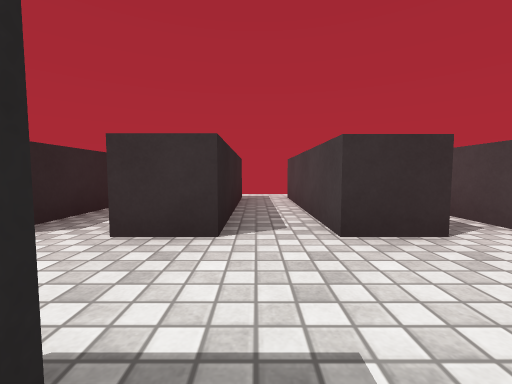
[1] (above)

19 first-person views from a walk through a Unity game level. The camera is 0.58 m above the floor, tilts 4° down and sees 90° across. The floor is counted in squares, 1 m on a side. Each view is taken from the middle of a square. On the plan, view 1 faces up. The plan holds only what a view shows up to about 9 squares ahead; the rest is blank. The place goes on beyond the plan. The player is left out. Surface patterns are stand-ins for the level's own textures.

[2]
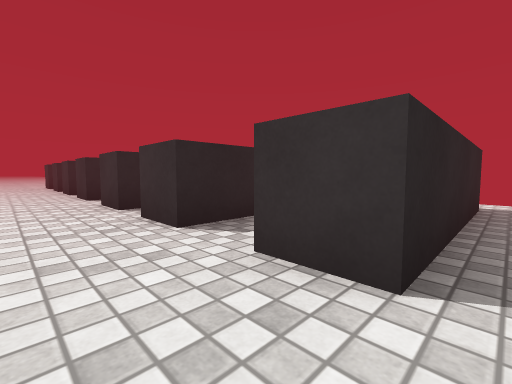

[3]
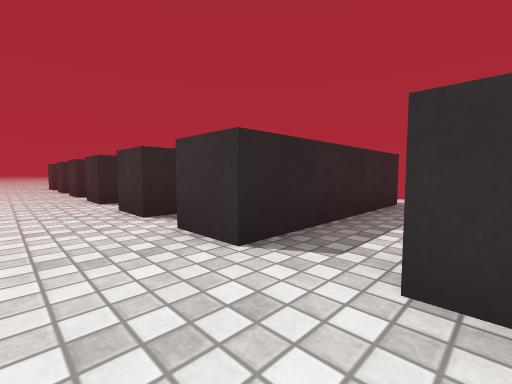

[4]
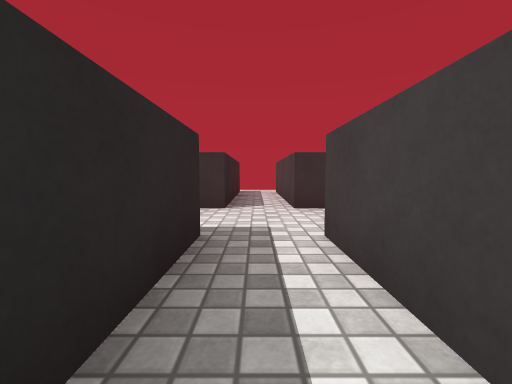

[5]
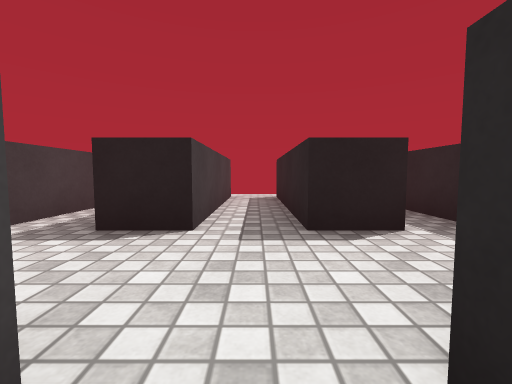

[6]
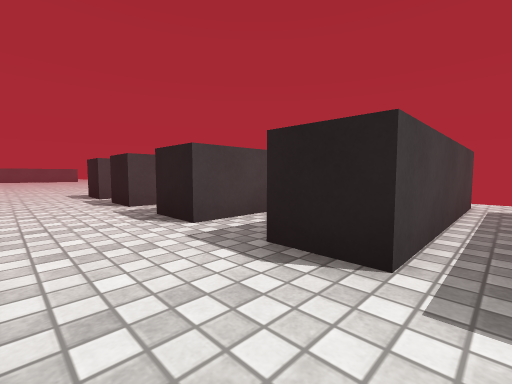

[7]
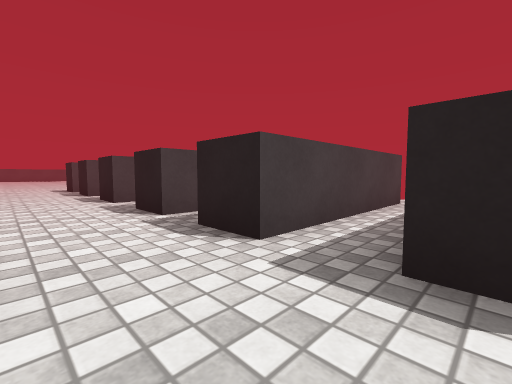

[8]
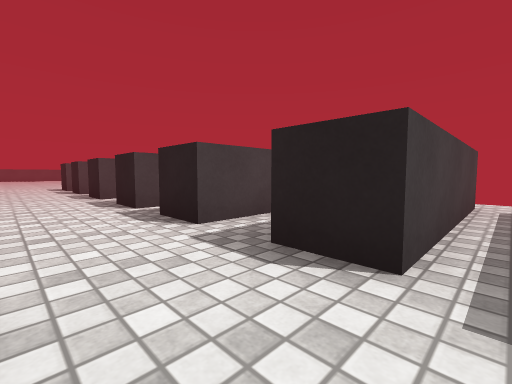

[9]
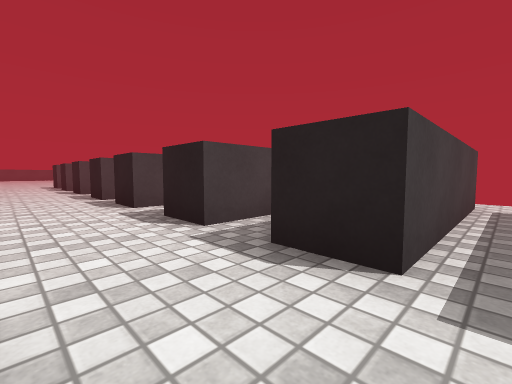

[10]
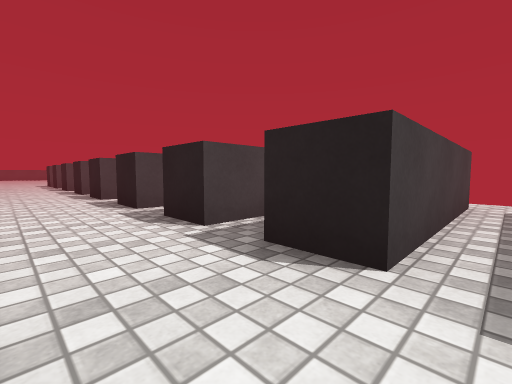

[11]
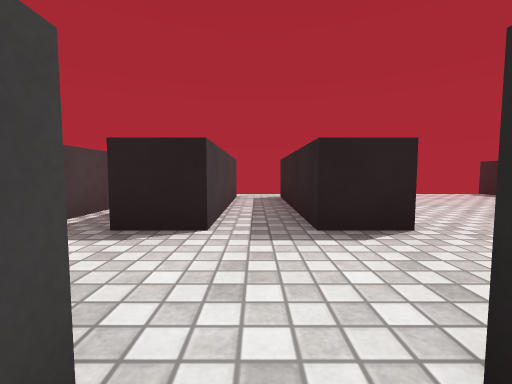

[12]
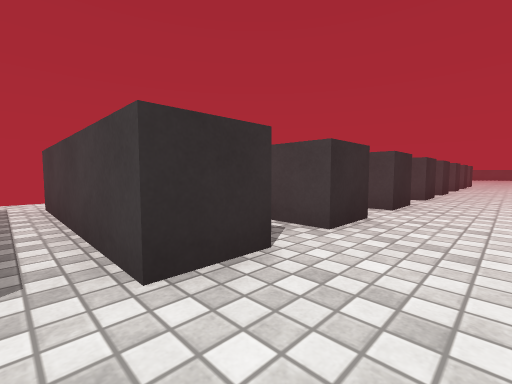

[13]
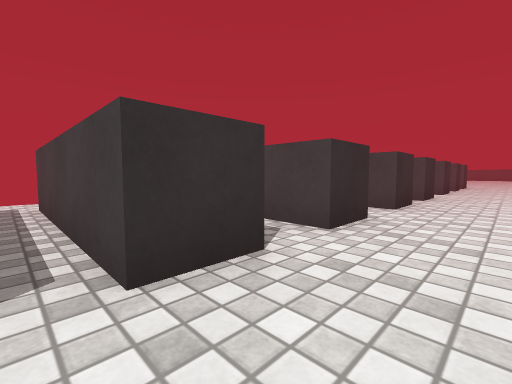

[14]
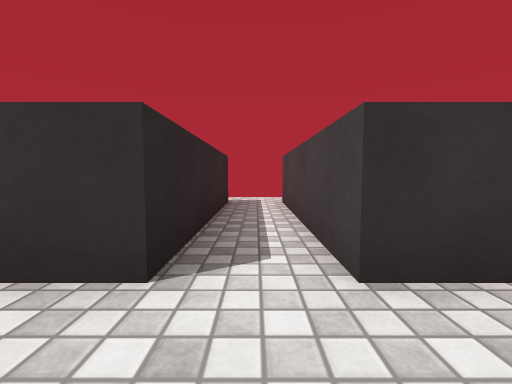

[15]
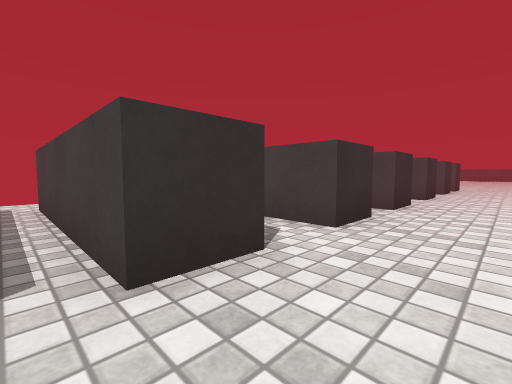

[16]
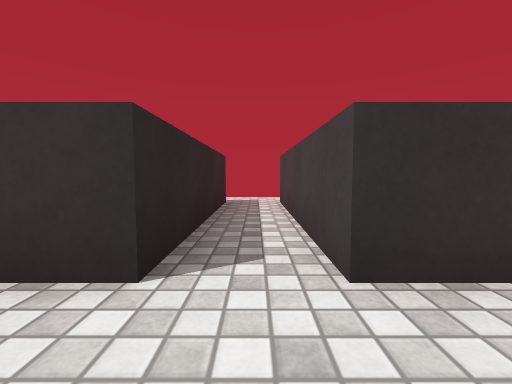

[17]
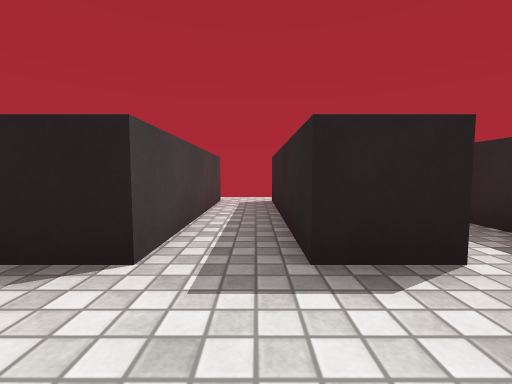

[18]
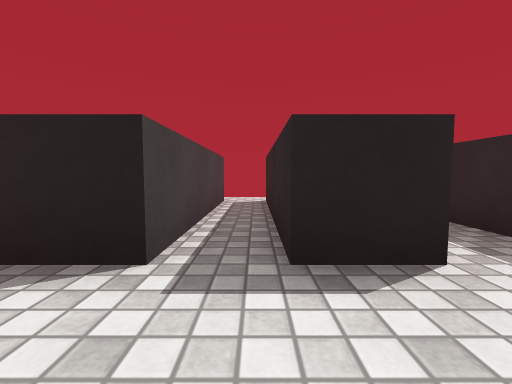

[19]
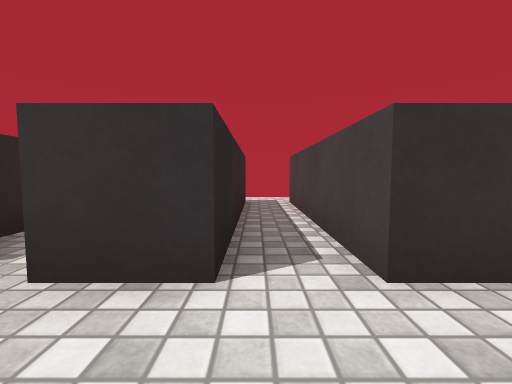

### Floor plan
Ten units are one square. View 1 is at (0, 0); x grows to the right and y downward. Boxes are objects, and circles mark ways between rooms. Rooms are numbered by the first view taken in them; rooms with no view inside come last. Other rooms are left out.
<svg viewBox="-143 -75 178 120">
<path fill="none" stroke="#000" d="M8 -23 8 -62M-13 -4 -3 -4 -3 36M-3 -64 -3 -23 -13 -23M8 36 8 -4M-13 -23 -13 -64M-35 -4 -25 -4 -25 35M-25 -64 -25 -23 -35 -23M-13 35 -13 -4M-35 -23 -35 -28M-45 -29 -45 -23 -55 -23M-45 0 -45 12M-55 -4 -44 -4M-35 36 -35 -4M-55 -23 -55 -62M-76 -4 -65 -4M-66 -64 -66 -23 -76 -23M-55 36 -55 -4M-76 -23 -76 -64M-85 -23 -96 -23M-96 -4 -85 -4M-76 36 -76 -4M-104 -23 -115 -23M-96 -23 -96 -64M-115 -4 -105 -4M-96 36 -96 -4M-115 -23 -115 -64M-138 -4 -126 -4 -126 35M-126 -64 -126 -23 -134 -23M-115 36 -115 -4M27 -23 27 -64M8 -4 18 -4 18 36M18 -62 18 -23 8 -23M27 35 27 -4"/>
<circle cx="-10" cy="-15" r="3" fill="#2a7"/>
<circle cx="-10" cy="40" r="3" fill="#2a7"/>
<circle cx="10" cy="-15" r="3" fill="#2a7"/>
<circle cx="10" cy="-70" r="3" fill="#2a7"/>
<circle cx="10" cy="40" r="3" fill="#2a7"/>
<circle cx="-30" cy="-15" r="3" fill="#2a7"/>
<circle cx="-30" cy="-70" r="3" fill="#2a7"/>
<circle cx="-50" cy="-15" r="3" fill="#2a7"/>
<circle cx="-50" cy="-70" r="3" fill="#2a7"/>
<circle cx="-50" cy="40" r="3" fill="#2a7"/>
<circle cx="-70" cy="-15" r="3" fill="#2a7"/>
<circle cx="-70" cy="-70" r="3" fill="#2a7"/>
<circle cx="-90" cy="-15" r="3" fill="#2a7"/>
<circle cx="-110" cy="-15" r="3" fill="#2a7"/>
<circle cx="-110" cy="-70" r="3" fill="#2a7"/>
<text x="0" y="-20">1</text>
<text x="-20" y="-20">2</text>
<text x="-40" y="-20">3</text>
<text x="-60" y="-20">4</text>
<text x="-80" y="-20">5</text>
<text x="-100" y="-20">6</text>
<text x="-120" y="-20">7</text>
<text x="20" y="-20">8</text>
</svg>
Room 1 opens to room 2. Room 1 opens to room 8. Room 2 opens to room 3. Room 3 opens to room 4. Room 4 opens to room 5. Room 5 opens to room 6. Room 6 opens to room 7.

Where each view was taken, in squares from view 1:
view 1: 0 up, 0 right, facing up
view 2: 1 up, 0 right, facing up-left
view 3: 1 up, 1 left, facing up-left
view 4: 2 down, 2 left, facing up
view 5: 3 up, 2 left, facing down
view 6: 2 up, 4 left, facing down-right
view 7: 2 up, 7 left, facing down-right
view 8: 2 up, 8 left, facing down-right
view 9: 2 up, 10 left, facing down-right
view 10: 2 up, 12 left, facing down-right
view 11: 3 up, 12 left, facing down
view 12: 1 up, 12 left, facing up-right
view 13: 1 up, 10 left, facing up-right
view 14: 1 up, 6 left, facing up
view 15: 1 up, 8 left, facing up-right
view 16: 1 up, 12 left, facing up
view 17: 2 up, 0 right, facing down
view 18: 2 up, 2 right, facing down
view 19: 1 up, 2 right, facing up
